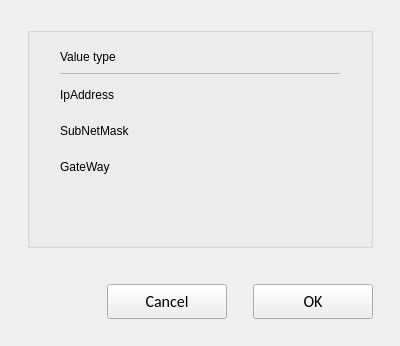
<?xml version="1.0" encoding="UTF-8"?>
<ui version="4.0">
 <class>C_SdNdeIpAddressConfigurationWidget</class>
 <widget class="QWidget" name="C_SdNdeIpAddressConfigurationWidget">
  <property name="geometry">
   <rect>
    <x>0</x>
    <y>0</y>
    <width>400</width>
    <height>346</height>
   </rect>
  </property>
  <property name="windowTitle">
   <string>Form</string>
  </property>
  <layout class="QVBoxLayout" name="verticalLayout">
   <property name="leftMargin">
    <number>27</number>
   </property>
   <property name="topMargin">
    <number>27</number>
   </property>
   <property name="rightMargin">
    <number>27</number>
   </property>
   <property name="bottomMargin">
    <number>0</number>
   </property>
   <item>
    <widget class="stw::opensyde_gui_elements::C_OgeGbx" name="pc_GroupBoxGeneral_3">
     <property name="title">
      <string/>
     </property>
     <layout class="QHBoxLayout" name="horizontalLayout_9">
      <property name="leftMargin">
       <number>30</number>
      </property>
      <property name="rightMargin">
       <number>30</number>
      </property>
      <property name="bottomMargin">
       <number>20</number>
      </property>
      <item>
       <layout class="QVBoxLayout" name="verticalLayout_5" stretch="0,0,1">
        <property name="sizeConstraint">
         <enum>QLayout::SetMinimumSize</enum>
        </property>
        <item>
         <layout class="QVBoxLayout" name="verticalLayout_6" stretch="1,0">
          <property name="spacing">
           <number>0</number>
          </property>
          <item>
           <layout class="QHBoxLayout" name="horizontalLayout_15" stretch="0,1">
            <property name="spacing">
             <number>6</number>
            </property>
            <item>
             <widget class="stw::opensyde_gui_elements::C_OgeLabHeadingGroupBold" name="pc_LabelDataElement">
              <property name="minimumSize">
               <size>
                <width>0</width>
                <height>30</height>
               </size>
              </property>
              <property name="maximumSize">
               <size>
                <width>16777215</width>
                <height>30</height>
               </size>
              </property>
              <property name="text">
               <string>Value type</string>
              </property>
             </widget>
            </item>
            <item>
             <spacer name="horizontalSpacer_27">
              <property name="orientation">
               <enum>Qt::Horizontal</enum>
              </property>
              <property name="sizeType">
               <enum>QSizePolicy::MinimumExpanding</enum>
              </property>
              <property name="sizeHint" stdset="0">
               <size>
                <width>40</width>
                <height>1</height>
               </size>
              </property>
             </spacer>
            </item>
           </layout>
          </item>
          <item>
           <layout class="QHBoxLayout" name="horizontalLayout_36" stretch="1">
            <property name="spacing">
             <number>0</number>
            </property>
            <property name="leftMargin">
             <number>0</number>
            </property>
            <property name="topMargin">
             <number>1</number>
            </property>
            <item>
             <widget class="stw::opensyde_gui_elements::C_OgeFraSeparator" name="pc_FramSperator1_4">
              <property name="minimumSize">
               <size>
                <width>0</width>
                <height>1</height>
               </size>
              </property>
              <property name="maximumSize">
               <size>
                <width>16777215</width>
                <height>1</height>
               </size>
              </property>
              <property name="frameShape">
               <enum>QFrame::StyledPanel</enum>
              </property>
              <property name="frameShadow">
               <enum>QFrame::Raised</enum>
              </property>
             </widget>
            </item>
           </layout>
          </item>
         </layout>
        </item>
        <item>
         <layout class="QGridLayout" name="gridLayout" columnstretch="0,0,0">
          <property name="topMargin">
           <number>0</number>
          </property>
          <property name="horizontalSpacing">
           <number>20</number>
          </property>
          <item row="1" column="0">
           <widget class="stw::opensyde_gui_elements::C_OgeLabGroupItem" name="pc_LabelSubNetMask">
            <property name="text">
             <string>SubNetMask</string>
            </property>
           </widget>
          </item>
          <item row="0" column="0">
           <widget class="stw::opensyde_gui_elements::C_OgeLabGroupItem" name="pc_LabelIpAddress">
            <property name="text">
             <string>IpAddress</string>
            </property>
           </widget>
          </item>
          <item row="0" column="2">
           <spacer name="horizontalSpacer_2">
            <property name="orientation">
             <enum>Qt::Horizontal</enum>
            </property>
            <property name="sizeHint" stdset="0">
             <size>
              <width>40</width>
              <height>20</height>
             </size>
            </property>
           </spacer>
          </item>
          <item row="2" column="0">
           <widget class="stw::opensyde_gui_elements::C_OgeLabGroupItem" name="pc_LabelDefaultGateway">
            <property name="text">
             <string>GateWay</string>
            </property>
           </widget>
          </item>
          <item row="0" column="1">
           <widget class="stw::opensyde_gui::C_SdNdeLeIpAddressWidget" name="pc_WidgetIpAddress" native="true">
            <property name="minimumSize">
             <size>
              <width>150</width>
              <height>30</height>
             </size>
            </property>
            <property name="maximumSize">
             <size>
              <width>150</width>
              <height>30</height>
             </size>
            </property>
           </widget>
          </item>
          <item row="1" column="1">
           <widget class="stw::opensyde_gui::C_SdNdeLeIpAddressWidget" name="pc_WidgetSubNetMask" native="true">
            <property name="minimumSize">
             <size>
              <width>150</width>
              <height>30</height>
             </size>
            </property>
            <property name="maximumSize">
             <size>
              <width>150</width>
              <height>30</height>
             </size>
            </property>
           </widget>
          </item>
          <item row="2" column="1">
           <widget class="stw::opensyde_gui::C_SdNdeLeIpAddressWidget" name="pc_WidgetDefaultGateway" native="true">
            <property name="minimumSize">
             <size>
              <width>150</width>
              <height>30</height>
             </size>
            </property>
            <property name="maximumSize">
             <size>
              <width>150</width>
              <height>30</height>
             </size>
            </property>
           </widget>
          </item>
         </layout>
        </item>
        <item>
         <spacer name="verticalSpacer">
          <property name="orientation">
           <enum>Qt::Vertical</enum>
          </property>
          <property name="sizeHint" stdset="0">
           <size>
            <width>20</width>
            <height>40</height>
           </size>
          </property>
         </spacer>
        </item>
       </layout>
      </item>
     </layout>
    </widget>
   </item>
   <item>
    <spacer name="pc_VerticalSpacerButtonsObove">
     <property name="orientation">
      <enum>Qt::Vertical</enum>
     </property>
     <property name="sizeType">
      <enum>QSizePolicy::Fixed</enum>
     </property>
     <property name="sizeHint" stdset="0">
      <size>
       <width>20</width>
       <height>30</height>
      </size>
     </property>
    </spacer>
   </item>
   <item>
    <layout class="QHBoxLayout" name="horizontalLayout_7">
     <item>
      <spacer name="horizontalSpacer_3">
       <property name="orientation">
        <enum>Qt::Horizontal</enum>
       </property>
       <property name="sizeHint" stdset="0">
        <size>
         <width>40</width>
         <height>20</height>
        </size>
       </property>
      </spacer>
     </item>
     <item>
      <widget class="stw::opensyde_gui_elements::C_OgePubCancel" name="pc_BushButtonCancel">
       <property name="minimumSize">
        <size>
         <width>120</width>
         <height>35</height>
        </size>
       </property>
       <property name="maximumSize">
        <size>
         <width>120</width>
         <height>35</height>
        </size>
       </property>
       <property name="font">
        <font>
         <family>Calibri</family>
         <pointsize>12</pointsize>
        </font>
       </property>
       <property name="text">
        <string>Cancel</string>
       </property>
      </widget>
     </item>
     <item>
      <spacer name="horizontalSpacer_4">
       <property name="orientation">
        <enum>Qt::Horizontal</enum>
       </property>
       <property name="sizeType">
        <enum>QSizePolicy::Fixed</enum>
       </property>
       <property name="sizeHint" stdset="0">
        <size>
         <width>20</width>
         <height>20</height>
        </size>
       </property>
      </spacer>
     </item>
     <item>
      <widget class="stw::opensyde_gui_elements::C_OgePubDialog" name="pc_BushButtonOk">
       <property name="minimumSize">
        <size>
         <width>120</width>
         <height>35</height>
        </size>
       </property>
       <property name="maximumSize">
        <size>
         <width>120</width>
         <height>35</height>
        </size>
       </property>
       <property name="font">
        <font>
         <family>Calibri</family>
         <pointsize>12</pointsize>
        </font>
       </property>
       <property name="text">
        <string>OK</string>
       </property>
      </widget>
     </item>
    </layout>
   </item>
   <item>
    <spacer name="verticalSpacer_7">
     <property name="orientation">
      <enum>Qt::Vertical</enum>
     </property>
     <property name="sizeType">
      <enum>QSizePolicy::Fixed</enum>
     </property>
     <property name="sizeHint" stdset="0">
      <size>
       <width>20</width>
       <height>27</height>
      </size>
     </property>
    </spacer>
   </item>
  </layout>
 </widget>
 <customwidgets>
  <customwidget>
   <class>stw::opensyde_gui_elements::C_OgeLabGroupItem</class>
   <extends>QLabel</extends>
   <header>C_OgeLabGroupItem.hpp</header>
  </customwidget>
  <customwidget>
   <class>stw::opensyde_gui_elements::C_OgeLabHeadingGroupBold</class>
   <extends>QLabel</extends>
   <header>C_OgeLabHeadingGroupBold.hpp</header>
  </customwidget>
  <customwidget>
   <class>stw::opensyde_gui_elements::C_OgeFraSeparator</class>
   <extends>QFrame</extends>
   <header>C_OgeFraSeparator.hpp</header>
   <container>1</container>
  </customwidget>
  <customwidget>
   <class>stw::opensyde_gui_elements::C_OgePubCancel</class>
   <extends>QPushButton</extends>
   <header>C_OgePubCancel.hpp</header>
  </customwidget>
  <customwidget>
   <class>stw::opensyde_gui_elements::C_OgePubDialog</class>
   <extends>QPushButton</extends>
   <header>C_OgePubDialog.hpp</header>
  </customwidget>
  <customwidget>
   <class>stw::opensyde_gui_elements::C_OgeGbx</class>
   <extends>QGroupBox</extends>
   <header>C_OgeGbx.hpp</header>
   <container>1</container>
  </customwidget>
  <customwidget>
   <class>stw::opensyde_gui::C_SdNdeLeIpAddressWidget</class>
   <extends>QWidget</extends>
   <header>C_SdNdeLeIpAddressWidget.hpp</header>
   <container>1</container>
  </customwidget>
 </customwidgets>
 <tabstops>
  <tabstop>pc_WidgetIpAddress</tabstop>
  <tabstop>pc_WidgetSubNetMask</tabstop>
  <tabstop>pc_WidgetDefaultGateway</tabstop>
  <tabstop>pc_BushButtonCancel</tabstop>
  <tabstop>pc_BushButtonOk</tabstop>
 </tabstops>
 <resources/>
 <connections/>
</ui>
